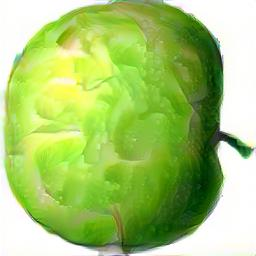
#> input picture train/0_113.jpg, 256 x 256 px, found by its file name; its folder holds 4 pictures in this run
$ python untitled0.py
#> lines starting #> are read from the running program, lines starting #| are printed output that depends on the picture
import numpy as np
import matplotlib.pyplot as plt
import pandas as pd
import os
import cv2


'''training, validation, test set data 나누는 함수 '''
def data_division(n_data, Tr_rate, V_rate, Te_rate):

    np.random.shuffle(n_data)                                               #데이터 섞기

    tr_index = int(len(n_data) * Tr_rate / 10)                              #Tr_set 비율만큼 데이터 index 양 확인
    v_index = int(len(n_data) * V_rate / 10)                                #V_set 비율만큼 데이터 index 양 확인
    te_index = int(len(n_data) * Te_rate / 10)                              #Te_set 비율만큼 데이터 index 양 확인

    #비율대로 data 나누기
    tr_set = n_data[0:tr_index]
    v_set = n_data[tr_index : tr_index + v_index]
    te_set = n_data[tr_index + v_index : tr_index + v_index + te_index]

    return tr_set, v_set, te_set

'''받아온 파일의 데이터 x와 y로 자동 분류 해주는 함수'''
def make_input_output(M):

    for i in range(M.shape[1]):                                               #M의 column 수만큼 반복
        if i == 0:
            x_matrix = M[:, 0]                                                  #M의 첫번째 column 성분 값들 x_matrix에 저장
        elif i < (M.shape[1] - 1):
            x_matrix = np.column_stack([x_matrix, M[:, i]])                     #M의 마지막 column 성분 제외한 값들 x_matrix에 저장
        else:
            y = M[:, i]                                                         #M의 마지막 column 성분 y에 저장
    y = y.reshape(y.shape[0], 1)                                                   #y size 다듬기
    x_matrix_t = np.transpose(x_matrix)                                         #한 데이터에 대한 특징들 한 column에 나타나기 위해 transpose
    y_t = np.transpose(y)                                                       #위와 동일
    return x_matrix_t, y_t

'''데이터의 class수 세는 함수'''
def y_class(y):

    y_class = np.unique(y)                                                      #class 수 계산
    Q = len(y_class)                                                            #numpy array로 받아지기 때문에 길이를 셈

    return Q

'''데이터의 특징 수 세는 함수'''
def ch_count(y):

    Q = len(y)                                                                  #받아온 데이터의 열 개수를 셈

    return Q

'''One-Hot Encoding 구현 함수'''
def One_Hot_Encoding(y):
    Q = y_class(y)                # 예: Q=3이면
    y_vector = np.zeros((Q, y.shape[1]))
    for i in range(y.shape[1]):
        label = int(y[0, i])      # y는 정수로 가정
        y_vector[label, i] = 1

    return y_vector

'''row기반 dummy추가해주는 함수'''
def add_dummy(x):

    x_dummy = np.ones(x.shape[1])                                               #입력데이터 x의 길이만큼 dummy 생성
    x = np.row_stack([x, x_dummy])                                              #row방향으로 쌓음

    return x

'''sigmoid 구현 함수'''
def sigmoid_function(z):

    return(1/(1 + np.exp(-z)))


'''대표값 찾아서 1로 만들어주는 함수'''
def classification_data_max(y):

    p = np.zeros_like(y)                                                        #받아온 y데이터의 row와 column 크기만큼 요소가 0인 matrix 생성

    y_max = np.argmax(y, axis = 0)                                              #y의 최댓값 index 저장

    #y 데이터 길이만큼 p (i번째 최댓값 index, i)에 1 저장
    for i in range(y.shape[1]):
        p[y_max[i], i] = 1

    return p


'''데이터 정확도 함수'''
def data_accuracy(y_h, y):                                                      #한 데이터에 대한 성분 row로 나열한 데이터기준

    count = 0                                                                   #count 기능 이용할 변수 0으로 초기화

    for i in range(y_h.shape[1]):                                             #예측 데이터 column 성분만큼 반복
        if (y_h[:, i] == y[:, i]).all():                                        #받아온 데이터와 예측 데이터의 같은 column의 row성분 값이 모두 같은지 확인
            count += 1                                                          #위 조건에 해당할 때 count

    accuracy = count / y_h.shape[1]                                           #count 된 수를 예측데이터 column 개수만큼 나눠줌

    return accuracy


'''batch size 1 forward_propagation 구현 함수'''
def forward_propagation_1(x_input_added_dummy, v_matrix, w_matrix, L):          #Hidden Layer의 node 수 지정

    alpha = np.dot(v_matrix, x_input_added_dummy)                               #v와 xinput을 곱해 alpha를 구함
    b_matrix = sigmoid_function(alpha).reshape(-1, 1)                           # batch size 1일 때 sigmoid에 넣으면 형태 깨져서 reshape이용

    b_matrix = add_dummy(b_matrix)                                              #b에 dummy 추가

    beta = np.dot(w_matrix, b_matrix)                                           #w와 b 곱해서 beta 구함
    y_hat = sigmoid_function(beta)                                              #beta를 sigmoid function에 넣어 y_hat 구함

    return y_hat, b_matrix


'''batch size 1 back propagation 구현 함수'''
def Back_Propagation_1(y_hat, y_data, x_matrix_added_dummy, b_matrix, w_prev, L): # w먼저 weight update시키므로 update 전 w 입력 받음

    # w 기울기 구하는 코드
    delta = 2 * (y_hat - y_data.reshape(-1, 1)) * y_hat * (1 - y_hat)           #delta 구함, y_data는 (:, 1)로 슬라이스 된 크기

    w_dif = np.dot(delta, b_matrix.T)                                           #delta와 b를 이용해 w의 기울기 구함

    # v 기울기 구하는 코드
    proc = np.dot(delta.T, w_prev)

    #dummy data 삭제
    b_matrix_h = np.delete(b_matrix, L, axis = 0)
    proc = np.delete(proc, L, axis = 1 )


    v_dif = np.dot((proc.T * b_matrix_h * (1 - b_matrix_h)), x_matrix_added_dummy.reshape(1, -1))     # v의 기울기 구하기

    return w_dif, v_dif                                                         # 함수의 반환값으로 w와 v의 기울기를 반환함


'''batch size 1인 Two_Layer_Neural Network'''
def Two_Layer_Neural_Network_1(x_input, y_data, L, epoch, LR):

    MSE_list = []                                                               #MSE 저장할 list
    ACCURACY_list = []                                                          #accuracy 저장할 list
    x_matrix = add_dummy(x_input)                                               #입력에 dummy data 추가

    M = ch_count(x_input)                                                       #input 속성 수 체크
    Q = ch_count(y_data)                                                        #ouput class 수 체크

    # weight 초기화
    v = np.random.rand(L, M + 1) * 2 - 1
    w = np.random.rand(Q, L + 1) * 2 - 1

    # epoch수 만큼 반복
    for i in range(epoch):

        y_hat_all_epoch = []                                                    #한 epoch마다 y_hat 저장하는 list 초기화

        #데이터 길이만큼 반복
        for j in range(y_data.shape[1]):
            w_prev = w.copy()                                                   #update전 weight값 저장

            y_hat, b_matrix = forward_propagation_1(x_matrix[:, j], v, w, L)    #forward propagation 진행
            y_hat_all_epoch.append(y_hat)                                       #y_hat 값 list에 저장

            w_dif, v_dif = Back_Propagation_1(y_hat, y_data[:, j], x_matrix[:, j], b_matrix, w_prev, L)    #back propagation 진행

            #weight update
            w = w - LR * w_dif
            v = v - LR * v_dif

        y_hat_all = np.hstack(y_hat_all_epoch)                                  #y_hat을 쌓은 list에 numpy array를 배열로 만들어줌
        error = y_hat_all - y_data                                              #error 계산
        MSE = np.mean(error ** 2)                                               #MSE 계산
        MSE_list.append(MSE)                                                    #MSE list에 저장

        P = classification_data_max(y_hat_all)                                  #데이터 당 최댓값을 1로 만들어주는 분류 함
        accuracy = data_accuracy(P, y_data)                                     #accuracy 구하기
        ACCURACY_list.append(accuracy)                                          #accuracy list에 저장

    return MSE_list, ACCURACY_list, v, w                                        #MSE_list, ACCURACY_list, v, w 반환함

'''confusion matrix 구현 함수'''
def confusion_matrix(y_hat, y_data):

    y_pred_index = np.argmax(y_hat, axis = 0)                                   #y_hat 데이터당 최댓값 index 가져옴
    y_true_index = np.argmax(y_data, axis = 0)                                  #y_data 데이터당 최댓값 index 가져옴

    true_num = 0                                                                #정확히 예측한 횟수 초기화

    classes_num = ch_count(y_data)                                              #y_data class 수 체크

    confusion_matrix = np.zeros((classes_num + 1, classes_num + 1))             #정확도 나타내기 위해 class수 + 1개만큼 정방 행렬 만듦

    #y 길이만큼반복
    for i in range(len(y_pred_index)):
        confusion_matrix[y_true_index[i], y_pred_index[i]] +=  1                #실제값, 예측값 index에 해당하는 자리에 1 더함

    # class 수만큼 반복
    for i in range(classes_num):

        # row방향으로 더한 값이 0보다 클 때 전체 데이터로 정확히 예측한 값 나눠줌
        if sum(confusion_matrix[i, : classes_num]) > 0:
            confusion_matrix[i, classes_num] = confusion_matrix[i, i] / np.sum(confusion_matrix[i, : classes_num])

        # column 방향으로 더한 값이 0보다 클 때 전체 데이터로 정확히 예측한 값 나눠줌
        if sum(confusion_matrix[: classes_num, i]) > 0:
            confusion_matrix[classes_num, i] = confusion_matrix[i, i] / np.sum(confusion_matrix[: classes_num, i])

        true_num += confusion_matrix[i, i]                                      #정확히 예측한 값 세기
    confusion_matrix[classes_num, classes_num] = true_num / len(y_pred_index)   #전체 데이터에 대한 정확도 마지막 index에 저장

    return confusion_matrix                                                     #confusion_matrix 반환

def standard_data (input_data):
    feature_data = input_data[:, :-1]  # 마지막 열(label)을 제외한 feature만 추출

    mean = np.mean(feature_data, axis=0)
    std = np.std(feature_data, axis=0)

    # 표준편차가 0인 경우(=변화 없는 feature)는 나누지 않도록 처리
    std[std == 0] = 1

    input_data[:, :-1] = (feature_data - mean) / std

    return input_data

def select_features(directory):
    #이미지 파일 directory


    #이미지 파일 directory 안의 파일 이름들 문자열 리스트로 저장
    file_list = os.listdir(directory)

    #첫번째 특징 저장할 list
    feature_1_list = []
    feature_2_list = []
    feature_3_list = []
    feature_4_list = []
    feature_5_list = []
    feature_6_list = []

    label = []      #정답 라벨

    for name in file_list:

        #경로 설정함
        path = os.path.join(directory, name)

        #라벨 불러오기(파일명 첫 숫자)
        label.append(int(name.split('_', 1)[0]))

        #이미지 읽고 RGB(red, green, blue)값으로 변환하기
        img_GRB = cv2.imread(path)
#> img_GRB is the input picture: shape (256, 256, 3); mean B, G, R 111.7, 200, 166.1
        img_RGB = cv2.cvtColor(img_GRB, cv2.COLOR_BGR2RGB)

        #특징추출하기

        feature_1 = np.mean(img_RGB)
#> feature_1 = 159.3
        feature_2 = No2_feature(img_RGB)
#> in No2_feature, `feature = input_data[:, 0, :].mean()`: feature = 249.8
#> feature_2 = 249.8
        feature_3 = No3_feature(img_RGB)
#> in No3_feature, `feature = input_data[0:, :, :].mean()`: feature = 159.3
#> feature_3 = 159.3
        feature_4 = No4_feature(img_RGB)
#> in No4_feature, `row_mean = np.mean(input_data, axis = (1, 2))`: row_mean = 256 values, max 242.7 at index 254, min 129.3 at index 193, mean 159.3
#> in No4_feature, `mean = np.mean(row_mean)`: mean = 159.3
#> feature_4 = 159.3
        feature_5 = No5_feature(img_RGB)
#> in No5_feature, `var = np.var(row_mean)`: var = 539.2
#> feature_5 = 539.2
        feature_6 = No6_feature(img_RGB)
#> in No6_feature, `all_mean = np.mean(input_data, axis = 2)`:
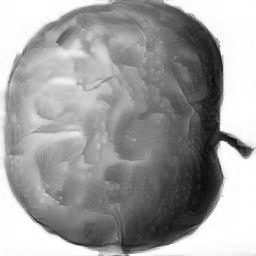
#> all_mean: shape (256, 256) float64; min 9.33, max 255, mean 159.3
#> in No6_feature, `diagonal_components = np.diagonal(all_mean)`: diagonal_components = 256 values, max 254.3 at index 8, min 19.33 at index 196, mean 168.1
#> in No6_feature, `mean = np.mean(diagonal_components)`: mean = 168.1
#> feature_6 = 168.1

        feature_1_list.append(feature_1)
        feature_2_list.append(feature_2)
        feature_3_list.append(feature_3)
        feature_4_list.append(feature_4)
        feature_5_list.append(feature_5)
        feature_6_list.append(feature_6)
#> pass 2 of the loop in select_features, `for name in file_list:`:
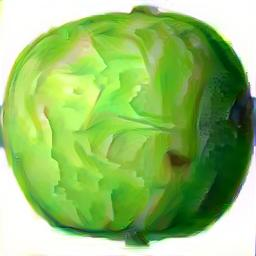
#> input picture train/0_285.jpg, 256 x 256 px, found by its file name
#> in select_features, img_GRB is the input picture: shape (256, 256, 3); mean B, G, R 106.5, 189.8, 146.2
#> feature_1 = 147.5
#> feature_2 = 231.1
#> feature_3 = 147.5
#> feature_5 = 1562.4
#> in No6_feature (call 2), `all_mean = np.mean(input_data, axis = 2)`:
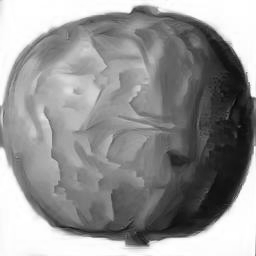
#> all_mean: shape (256, 256) float64; min 3.33, max 255, mean 147.5
#> diagonal_components = 256 values, max 255 at index 8, min 18.33 at index 207, mean 161
#> in No6_feature (call 2), `mean = np.mean(diagonal_components)`: mean = 161
#> pass 3 of the loop in select_features, `for name in file_list:`:
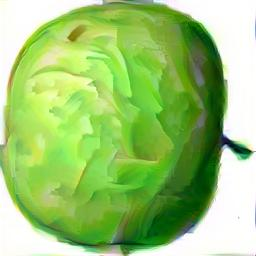
#> input picture train/0_338.jpg, 256 x 256 px, found by its file name
#> in select_features, img_GRB is the input picture: shape (256, 256, 3); mean B, G, R 114.1, 198.1, 154.8
#> feature_1 = 155.6
#> feature_2 = 240.9
#> feature_3 = 155.6
#> feature_5 = 572.7
#> in No6_feature (call 3), `all_mean = np.mean(input_data, axis = 2)`:
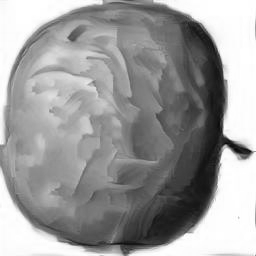
#> all_mean: shape (256, 256) float64; min 7.33, max 255, mean 155.6
#> diagonal_components = 256 values, max 255 at index 16, min 29 at index 200, mean 169.2
#> in No6_feature (call 3), `mean = np.mean(diagonal_components)`: mean = 169.2
#> the loop made 4 passes; the first 3 are shown

    feature_1_list = np.array(feature_1_list)
    feature_2_list = np.array(feature_2_list)
    feature_3_list = np.array(feature_3_list)
    feature_4_list = np.array(feature_4_list)
    feature_5_list = np.array(feature_5_list)
    feature_6_list = np.array(feature_6_list)


    features = np.column_stack([feature_1_list, feature_2_list, feature_3_list, feature_4_list, feature_5_list, feature_6_list])

    return features, label

#초록 분류
def No2_feature(input_data):
    feature = input_data[:, 0, :].mean()

    return feature

#빨강 분류
def No3_feature(input_data):
    feature = input_data[0:, :, :].mean()

    return feature

def No4_feature(input_data):
    row_mean = np.mean(input_data, axis = (1, 2))
    mean = np.mean(row_mean)

    return mean

def No5_feature(input_data):
    row_mean = np.mean(input_data, axis = (1, 2))
    var = np.var(row_mean)

    return var

def No6_feature(input_data):
    all_mean = np.mean(input_data, axis = 2)
    diagonal_components = np.diagonal(all_mean)
    mean = np.mean(diagonal_components)

    return mean


directory = "C:\\Users\\kim07\\Desktop\\Machinlearning_Workplace\\train"
L = 80
LR = 0.01
epoch = 1000
Tr_rate = 7
Val_rate = 3
Te_rate = 0


data, label = select_features(directory)


total_data = np.column_stack([data, label])

total_data = standard_data(total_data)

tr_set, val_set, te_set = data_division(total_data, Tr_rate, Val_rate, Te_rate)

x_features, y_label = make_input_output(tr_set)
x_features_val, y_label_val = make_input_output(val_set)

y_data = One_Hot_Encoding(y_label)
y_data_val = One_Hot_Encoding(y_label_val)

MSE_tr, Accuracy_tr, v_tr, w_tr = Two_Layer_Neural_Network_1(x_features, y_data, L, epoch, LR)

y_hat_val_all = []                                                             #test set의 y_hat 저장할 list

x_features_val = add_dummy(x_features_val)                                                      #dummy 추가

# training set으로 학습한 weight로 test set forwoard propagation
#batch size 1이므로 데이터 하나씩 forward propagation
for i in range(x_features_val.shape[1]):
    y_hat_val, _ = forward_propagation_1(x_features_val[:, i], v_tr, w_tr, L)       #forward propagation 진행
    y_hat_val_all.append(y_hat_val)                                               #y_hat_te list에 저장

y_hat_val = np.hstack(y_hat_val_all)


#test set에 대한 confusion matrix
confusion_matrix_te_f = confusion_matrix(y_hat_val, y_data_val)


parameters = {"axes.labelsize": 20, "axes.titlesize": 30, 'xtick.labelsize': 12, "ytick.labelsize": 12, "legend.fontsize": 12}
plt.rcParams.update(parameters)
